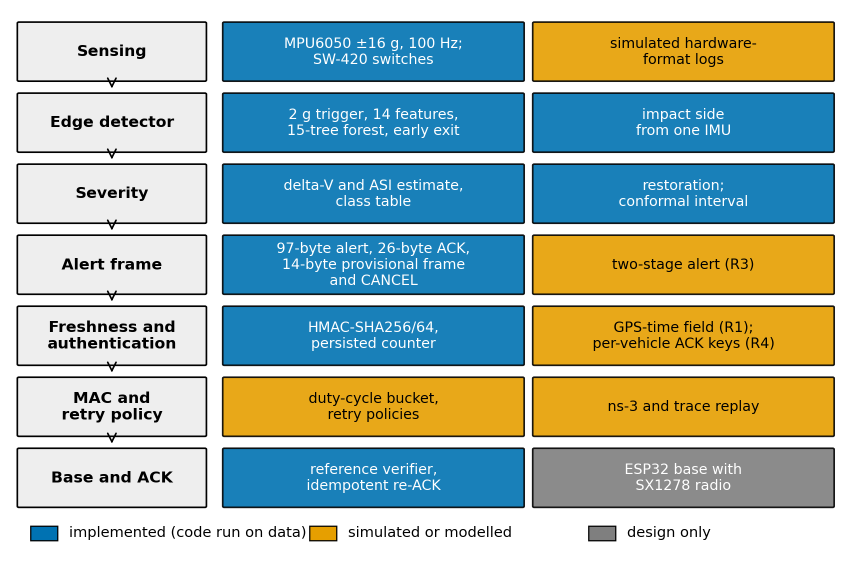
#> input picture paper/figures/pp_arch.png, 1734 x 1122 px (shown at 1/2 size); its folder holds 4 pictures in this run
$ python vf_grey_check.py
#> lines starting #> are read from the running program, lines starting #| are printed output that depends on the picture
"""V7.2: greyscale check of the main-text figures: writes results/figures/vf_grey_sheet.png (the eight figures converted to grey) and prints the grey level of each palette colour.
usage: python scripts/vf_grey_check.py"""
from pathlib import Path

from PIL import Image

ROOT = Path(__file__).resolve().parents[1]
names = ["pp_arch", "vf_audit", "pp_heat", "pp_p4a", "vf_proto", "pp_r3", "vf_sim", "vf_deploy"]
CB = {"blue": "#0072B2", "orange": "#E69F00", "green": "#009E73", "red": "#D55E00", "purple": "#CC79A7", "sky": "#56B4E9", "grey": "#7F7F7F", "black": "#000000"}
for k, v in CB.items():
    r, g, b = (int(v[i:i + 2], 16) for i in (1, 3, 5))
    print(k, round(0.299 * r + 0.587 * g + 0.114 * b))
ims = [Image.open(ROOT / "paper/figures" / f"{n}.png").convert("L") for n in names]
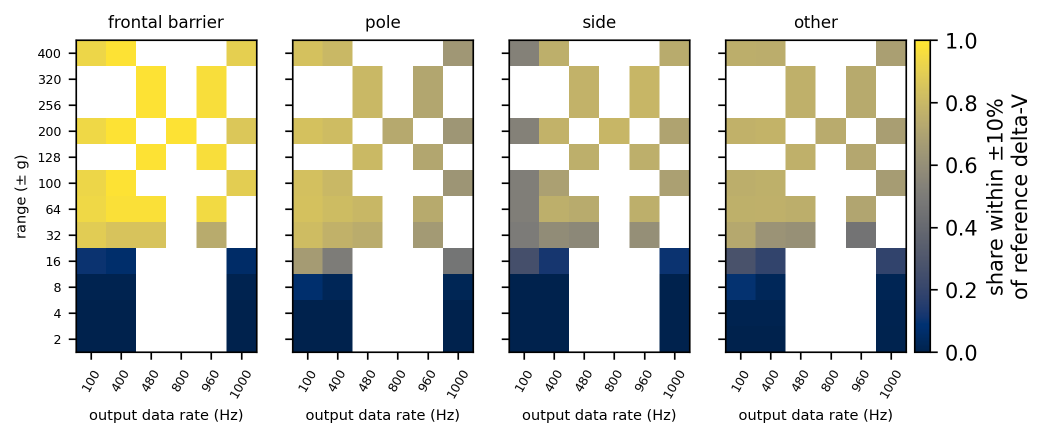
#> input picture paper/figures/pp_heat.png, 2093 x 875 px (shown at 1/2 size)
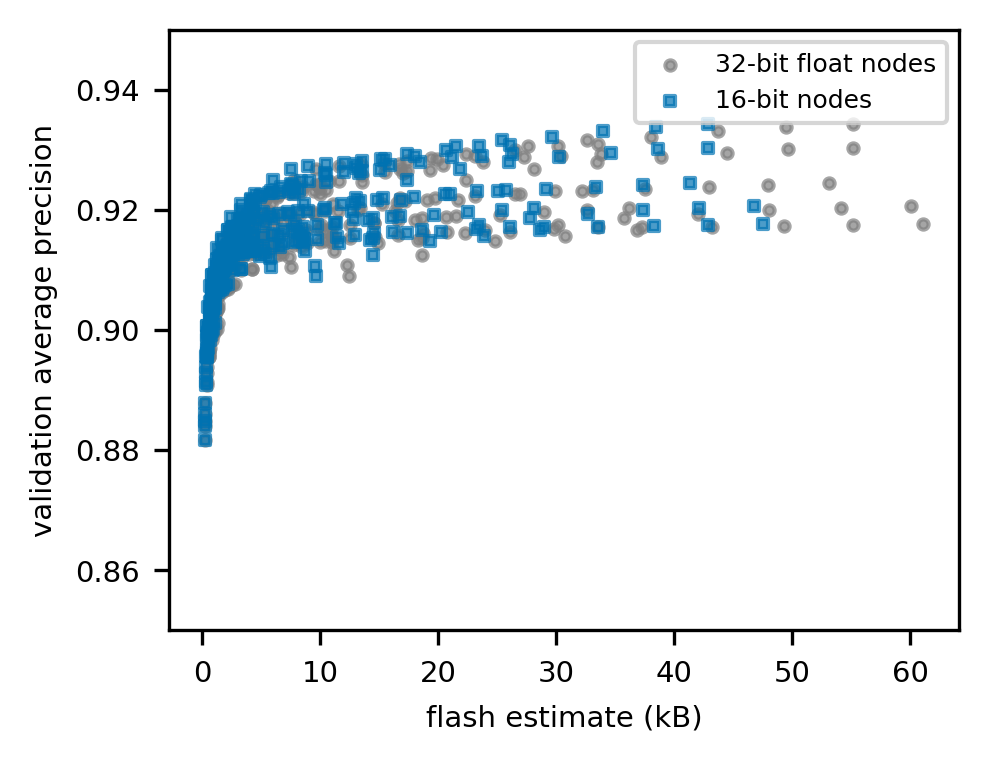
#> input picture paper/figures/pp_p4a.png, 989 x 762 px
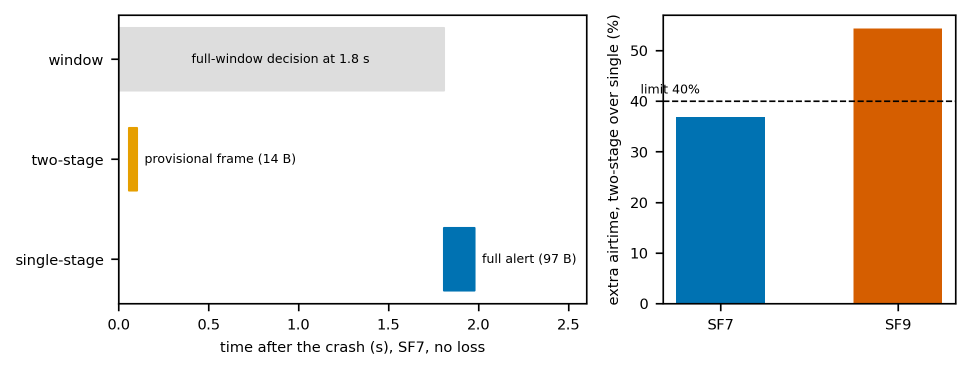
#> input picture paper/figures/pp_r3.png, 1940 x 739 px (shown at 1/2 size)
#> (the run stopped early here; a loop or call above may not have finished)
